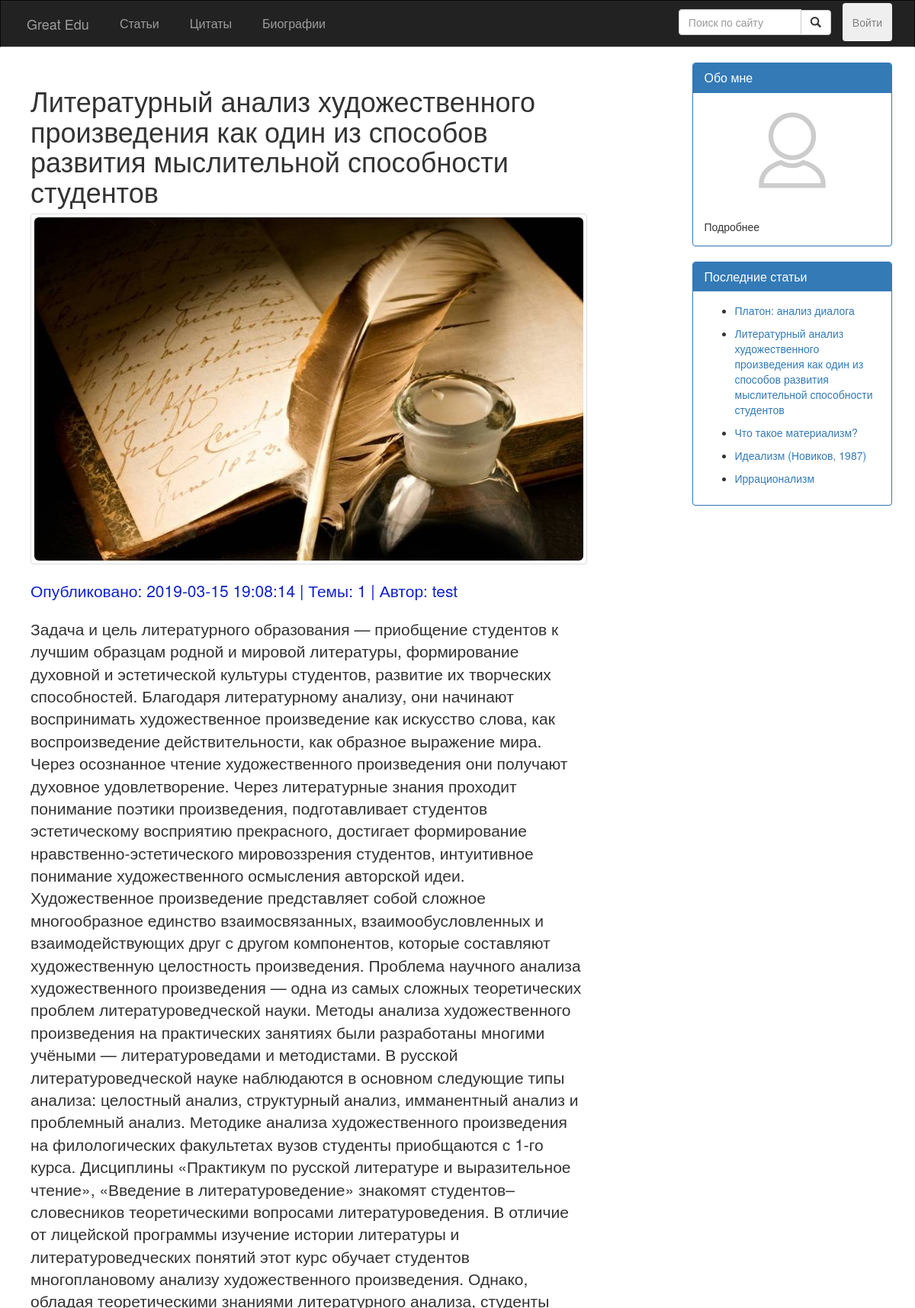
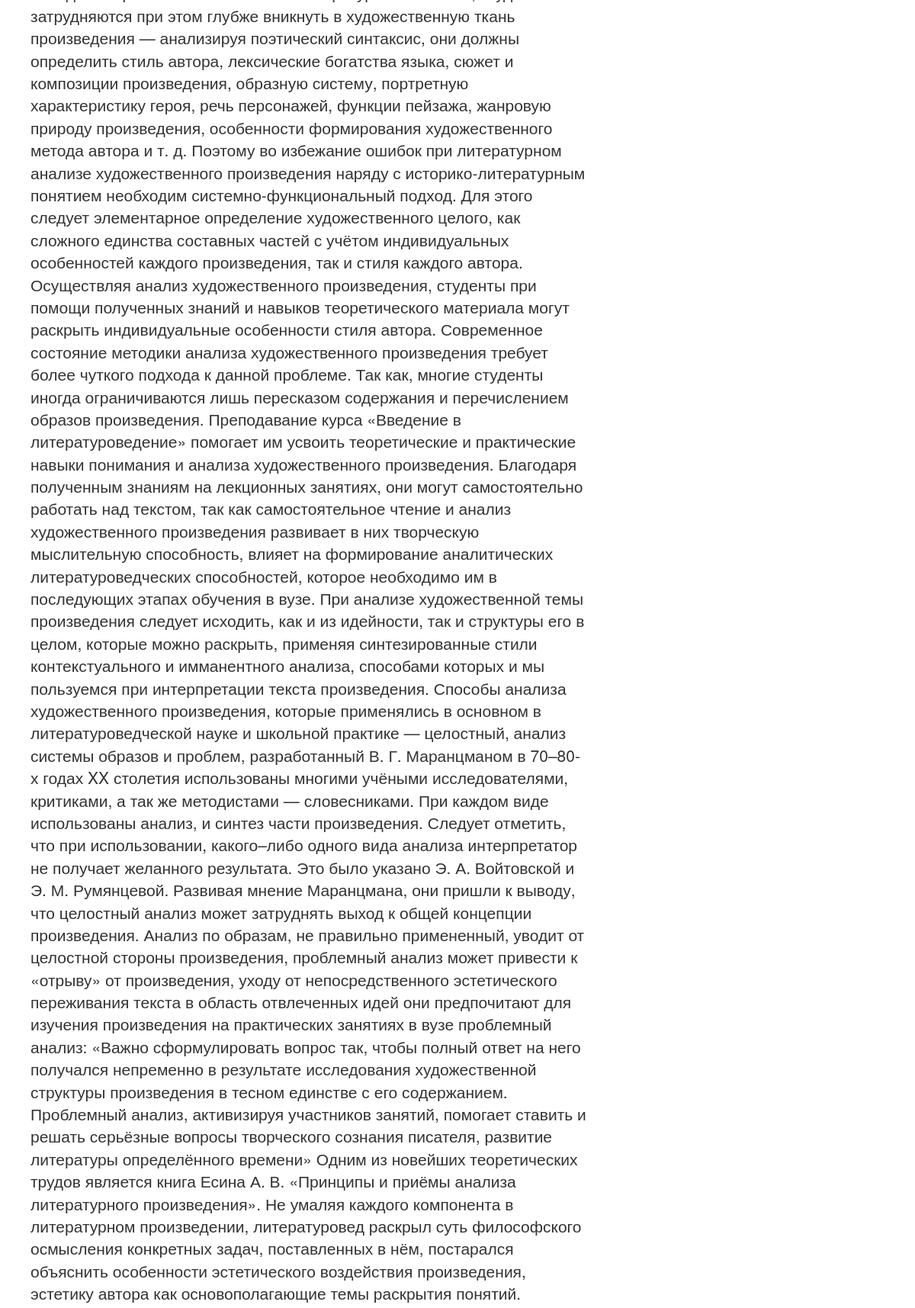
The page /src/public_routes/Post.php?id=1 (upper part) on the database its author committed (2 pictures, top to bottom).
### src/Include/dbFunctions.php (called while the page is built, shortened)
<?php
require_once 'DatabaseLoad.php';
function doSQLQuery($query)
{
  global $con2;
  try {
    $exec = mysqli_query($con2, $query) or die(mysqli_error($con2));
    if ($exec) {
      return $exec;
    }
  } catch (Exception $e) {
    echo $e->getMessage();
  }
  return false;
}
function execQueryToArray($query)
{
  global $con2;
  $exec = doSQLQuery($query) or die(mysqli_error($con2));
  if ($exec) {
    $arr = [];
    if (mysqli_num_rows($exec) > 0) {
      while ($post = mysqli_fetch_assoc($exec)) {
        array_push($arr, $post);
      }
    }
    return $arr;
  }
  return null;
}
function getUserById($id)
{
  $query = "SELECT * FROM Пользователи WHERE id = $id";
  $resultArray = execQueryToArray($query);
  $author = $resultArray[0];
  return $author;
}

### src/Include/commonFuncs.php (called while the page is built, shortened)
<?php
function LoadTextFromContentFile($file)
{
  $post_content = '';
  if (is_null($file)) {
    $post_content = 'error load';
  } else {
    $post_content = file_get_contents('Upload/contents/' . $file);
  }
  return $post_content;
}

### src/utils/post_c.php (the view, shortened to what this page needs)
<?php
function fillPostData()
{
  if (isset($_GET['id'])) {
    $query = "SELECT * FROM Статьи WHERE id = '$_GET[id]'";
    $exec = doSQLQuery($query);
    if (mysqli_num_rows($exec) > 0) {
      if ($post = mysqli_fetch_assoc($exec)) {
        $post_date = $post['дата_публикации'];
        $post_title = $post['заголовок'];
        $post_themes = $post['темы'];
        $authorId = $post['автор'];
        $post_image = $post['изображение'];
        $post_from_db = $post['файл_контент'];
        $authObj = getUserById($authorId);
        $post_author = $authObj['никнейм'];
        $post_content = LoadTextFromContentFile($post_from_db);
        ?>
        <div class="post">
          <div class="post-title">
            <h1><?php echo htmlentities($post_title); ?></h1>
          </div>
          <div class="thumbnail">
            <img class="img-responsive img-rounded imagefull" style="max-height: 500px;" src="../Upload/Image/<?php echo $post_image . '?m=' . time(); ?>">
          </div>
          <div class="post-info">
            <p class="lead">
              Опубликовано: <?php echo htmlentities($post_date); ?> | Темы: <?php echo htmlentities($post_themes); ?> |
              Автор: <?php echo $post_author; ?>
            </p>
          </div>
          <div class="post-content">
            <p class="lead"><?php echo nl2br($post_content); ?></p>
          </div>
        </div>
<?php
      }
    }
  } else {
    Redirect_To('Blog.php');
  }
}
      ?>
<?php
function fillPostsReferences()
{
  $sql = "SELECT * FROM Статьи ORDER BY дата_публикации DESC LIMIT 5 ";
  $exec = doSQLQuery($sql);
  while ($recentPost = mysqli_fetch_assoc($exec)) {
    $postID = $recentPost['id'];
    ?>
    <nav>
      <ul>
        <li><a href="Post.php?id=<?php echo $postID; ?>">
            <?php echo $recentPost['заголовок'] ?>
          </a></li>
      </ul>
    </nav>
  <?php
  }
}
?>

### src/public_routes/js-scripts/Assets/style.css (style rules this page uses)
body { background: #041627; overflow-x: hidden; }
.post-info { color: rgb(15, 34, 206); }
.post { padding: 10px; margin-bottom: 10px; }
.imagefull { max-height: 500px; }

### rows shown on the page
статьи: заголовок "Литературный анализ художественного произведения как один из способов развития мыслительной способности студентов", изображение (picture), дата_публикации "2019-03-15 19:08:14", темы "1", файл_контент "Задача и цель литературного образования — приобщение студентов к лучшим образцам родной и мировой литературы, формирование духовной и эстетической культуры студентов, развитие их творческих способностей. Благодаря литературному анализу, они начинают воспринимать художественное произведение как искусство слова, как воспроизведение действительности, как образное выражение мира. Через осознанное чтение художественного произведения они получают духовное удовлетворение. Через литературные знания проходит понимание поэтики произведения, подготавливает студентов эстетическому восприятию прекрасного, достигает формирование нравственно-эстетического мировоззрения студентов, интуитивное понимание…"
пользователи: никнейм "test"
статьи: заголовок "Платон: анализ диалога"
статьи: заголовок "Что такое материализм?"
статьи: заголовок "Идеализм (Новиков, 1987)"
статьи: заголовок "Иррационализм"
